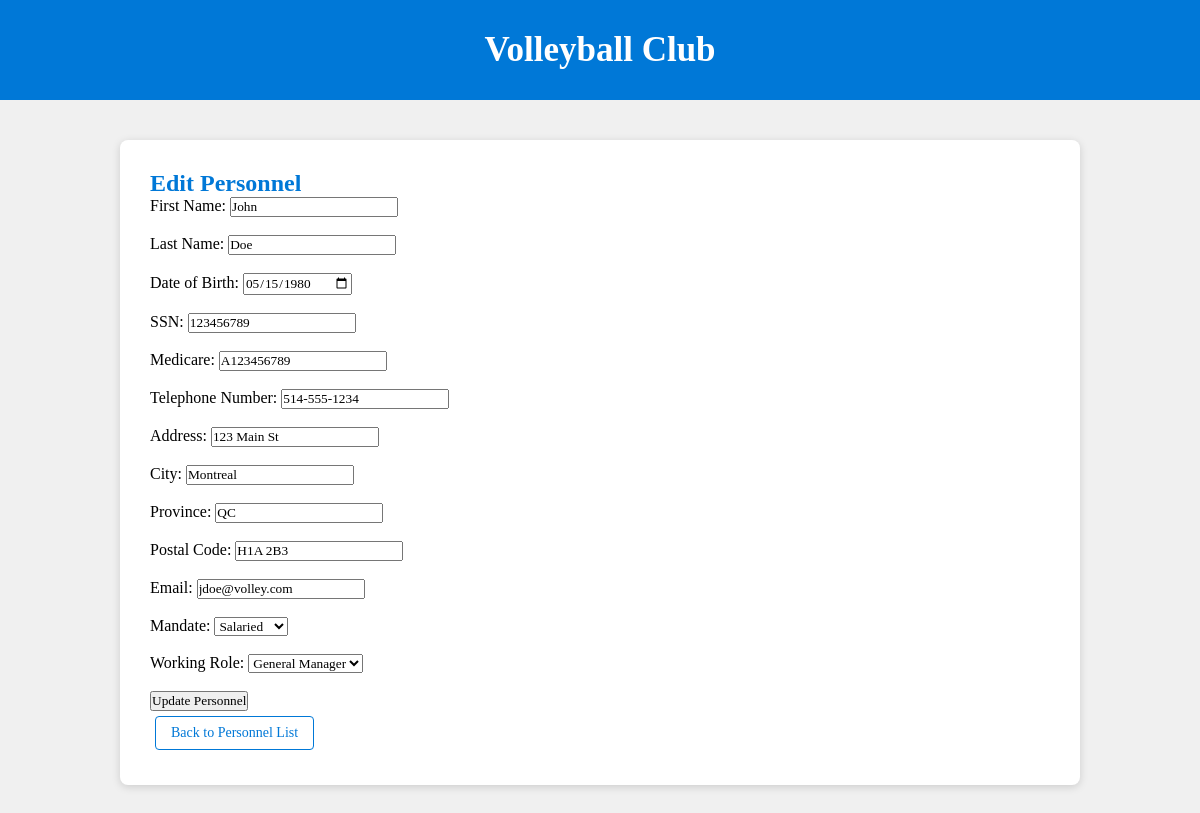
Screenshot of /personnel/update_personnel.php?personnel_id=501 with the database file from the repository.
### tables this page shows
CREATE TABLE Personnel (
	personnel_id INT PRIMARY KEY AUTO_INCREMENT, 	
	first_name VARCHAR(255),
	last_name VARCHAR(255),
    date_of_birth DATE,
    ssn CHAR(15) NOT NULL UNIQUE,
   	medicare CHAR(15) NOT NULL UNIQUE,
   	telephone_number CHAR(15),
   	address VARCHAR(255),
    city VARCHAR(255),
    province VARCHAR(255),
    postal_code CHAR(7), 	
    email VARCHAR(255),
	working_role ENUM('administrator', 'captain', 'coach', 'assistant coach', 'treasurer', 'secretary', 'general manager', 'deputy manager', 'other'),
    mandate ENUM('volunteer', 'salaried')
    );

### personnel/update_personnel.php (the view, shortened to what this page needs)
<?php
require_once "../db_connect.php";
$personnel_id = isset($_POST['personnel_id']) ? $_POST['personnel_id'] : (isset($_GET['personnel_id']) ? $_GET['personnel_id'] : null);
$personnel = null;
if ($personnel_id) {
    $query = "SELECT * FROM Personnel WHERE personnel_id = ?";
    $stmt = $conn->prepare($query);
    $stmt->bind_param("i", $personnel_id);
    $stmt->execute();
    $result = $stmt->get_result();
    $personnel = $result->fetch_assoc();
}
?>
<!DOCTYPE html>
<html>
<head>
    <link rel="stylesheet" href="../css/style.css">
</head>
<body>
<h1>Volleyball Club</h1>
<section class="form-section">
    <h2>Edit Personnel</h2>
    <?php if (!$personnel_id): ?>
        <form method="post" action="update_personnel.php">
            <label for="prompt_personnel_id">Enter Personnel ID to Edit:</label>
            <input type="number" name="prompt_personnel_id" required>
            <input type="submit" value="Load Personnel">
        </form>
    <?php elseif ($personnel): ?>
        <form method="post" action="update_personnel.php">
            <label for="first_name">First Name:</label>
            <input type="text" name="first_name" value="<?php echo htmlspecialchars($personnel['first_name']); ?>">
            <br><br>
            <label for="last_name">Last Name:</label>
            <input type="text" name="last_name" value="<?php echo htmlspecialchars($personnel['last_name']); ?>">
            <br><br>
            <label for="date_of_birth">Date of Birth:</label>
            <input type="date" name="date_of_birth" value="<?php echo htmlspecialchars($personnel['date_of_birth']); ?>">
            <br><br>
            <label for="ssn">SSN:</label>
            <input type="text" name="ssn" maxlength="15" value="<?php echo htmlspecialchars($personnel['ssn']); ?>" required>
            <br><br>
            <label for="medicare">Medicare:</label>
            <input type="text" name="medicare" maxlength="15" value="<?php echo htmlspecialchars($personnel['medicare']); ?>" required>
            <br><br>
            <label for="telephone_number">Telephone Number:</label>
            <input type="text" name="telephone_number" maxlength="15" value="<?php echo htmlspecialchars($personnel['telephone_number']); ?>">
            <br><br>
            <label for="address">Address:</label>
            <input type="text" name="address" value="<?php echo htmlspecialchars($personnel['address']); ?>">
            <br><br>
            <label for="city">City:</label>
            <input type="text" name="city" value="<?php echo htmlspecialchars($personnel['city']); ?>">
            <br><br>
            <label for="province">Province:</label>
            <input type="text" name="province" value="<?php echo htmlspecialchars($personnel['province']); ?>">
            <br><br>
            <label for="postal_code">Postal Code:</label>
            <input type="text" name="postal_code" maxlength="7" value="<?php echo htmlspecialchars($personnel['postal_code']); ?>">
            <br><br>
            <label for="email">Email:</label>
            <input type="email" name="email" value="<?php echo htmlspecialchars($personnel['email']); ?>">
            <br><br>
            <label for="mandate">Mandate:</label>
            <select name="mandate">
                <option value="salaried" <?php echo $personnel['mandate'] === 'salaried' ? 'selected' : ''; ?>>Salaried</option>
            </select>
            <br><br>
            <label for="working_role">Working Role:</label>
            <select name="working_role">
                <option value="general manager" <?php echo $personnel['working_role'] === 'general manager' ? 'selected' : ''; ?>>General Manager</option>
            </select>
            <br><br>
            <input type="submit" value="Update Personnel">
        </form>
    <?php endif; ?>
    <p><a href="../personnel/view_personnel.php">Back to Personnel List</a></p>
</body>
</html>

### css/style.css (style rules this page uses)
* { margin: 0; padding: 0; box-sizing: border-box; text-decoration: none; font-family: Georgia, 'Times New Roman', Times, serif; }
body { margin: 0; background-color: #f0f0f0; font-family: Arial, sans-serif; }
h1 { background-color: #0078d7; color: white; text-align: center; padding: 30px; font-size: 35px; font-weight: bolder; }
h2 { color: #0078d7; }
a { display: inline-block; padding: 8px 15px; margin: 5px; border: 1px solid #0078d7; border-radius: 4px; color: #0078d7; background-color: white; text-decoration: none; font-size: 14px; }
.form-section { width: 80%; max-width: 1000px; margin: 40px auto; background-color: white; padding: 30px; border-radius: 8px; box-shadow: 0 2px 8px rgba(0,0,0,0.15); }

### rows the page displays
personnel: first_name "John", last_name "Doe", date_of_birth "05/15/1980", ssn "123456789", medicare "A123456789", telephone_number "514-555-1234", address "123 Main St", city "Montreal", province "QC", postal_code "H1A 2B3", email "jdoe@volley.com", mandate "Salaried", working_role "General Manager"
